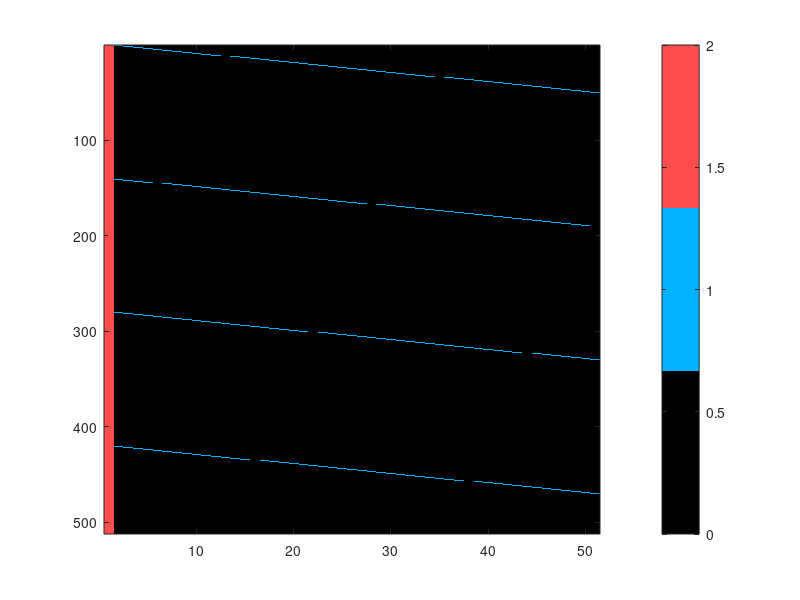

The MATLAB script that drew this image: (Note: this script raises an error after producing the figure.)
%% Diagonal Checkerboard Pilot/Data Matrix Plot (Standalone)

clear; clc;

%% Manual parameters
pilotSpacing = 140;   % pilot spacing in frequency
pilotShift   = 1;     % shift per OFDM symbol
N            = 512;   % number of subcarriers
nDataOfdmSym = 50;    % number of data symbols (1st = training)

%% Pilot index computation
baseIdx = 1:pilotSpacing:N;

pilotMap = zeros(N, nDataOfdmSym + 1);

pilotMap(:,1) = 2; % full training symbol

for s = 1:nDataOfdmSym
    col   = s + 1;
    shift = (s-1) * pilotShift;

    pilotIdx_s = mod(baseIdx - 1 + shift, N) + 1;
    pilotIdx_s = sort(pilotIdx_s);

    pilotMap(pilotIdx_s, col) = 1;
end

%% Plot
figure;
imagesc(pilotMap);
colormap([
    0 0 0;        % data
    0 0.7 1;      % pilot
    1 0.3 0.3     % training
]);
colorbar('Ticks',[0,1,2], 'TickLabels',{'Data','Pilot','Training'});

xlabel('OFDM Symbol Index');
ylabel('Subcarrier Index');
title(sprintf('Diagonal Pilot/Data Grid (spacing = %d, shift = %d)', ...
              pilotSpacing, pilotShift));

set(gca,'YDir','normal');

%% Save plot in same folder as script
scriptPath = mfilename('fullpath');
scriptDir  = fileparts(scriptPath);

filename = sprintf('pilotGrid_spacing%d_shift%d.png', pilotSpacing, pilotShift);
savePath = fullfile(scriptDir, filename);

saveas(gcf, savePath);

fprintf('Saved plot to: %s\n', savePath);
